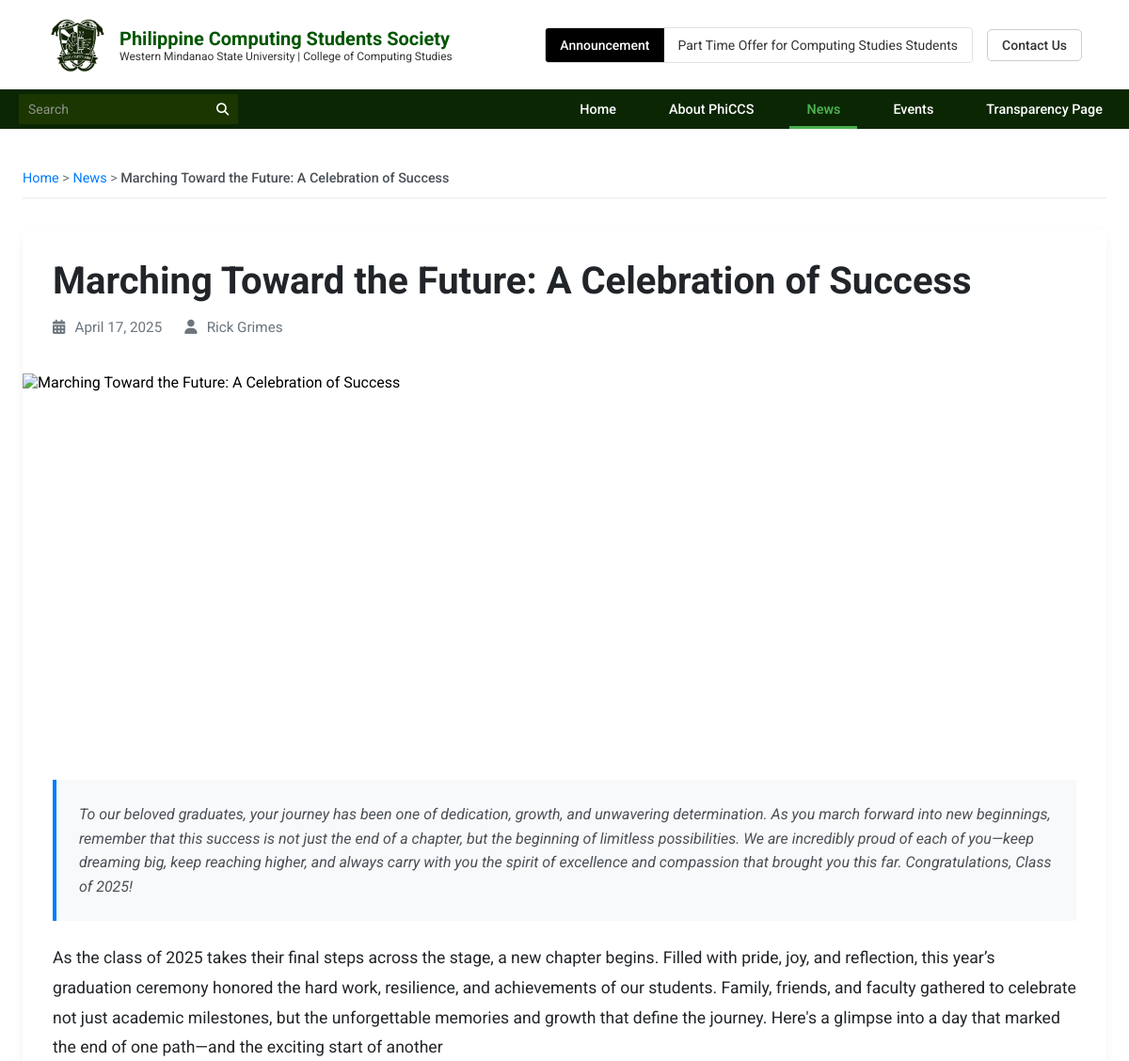
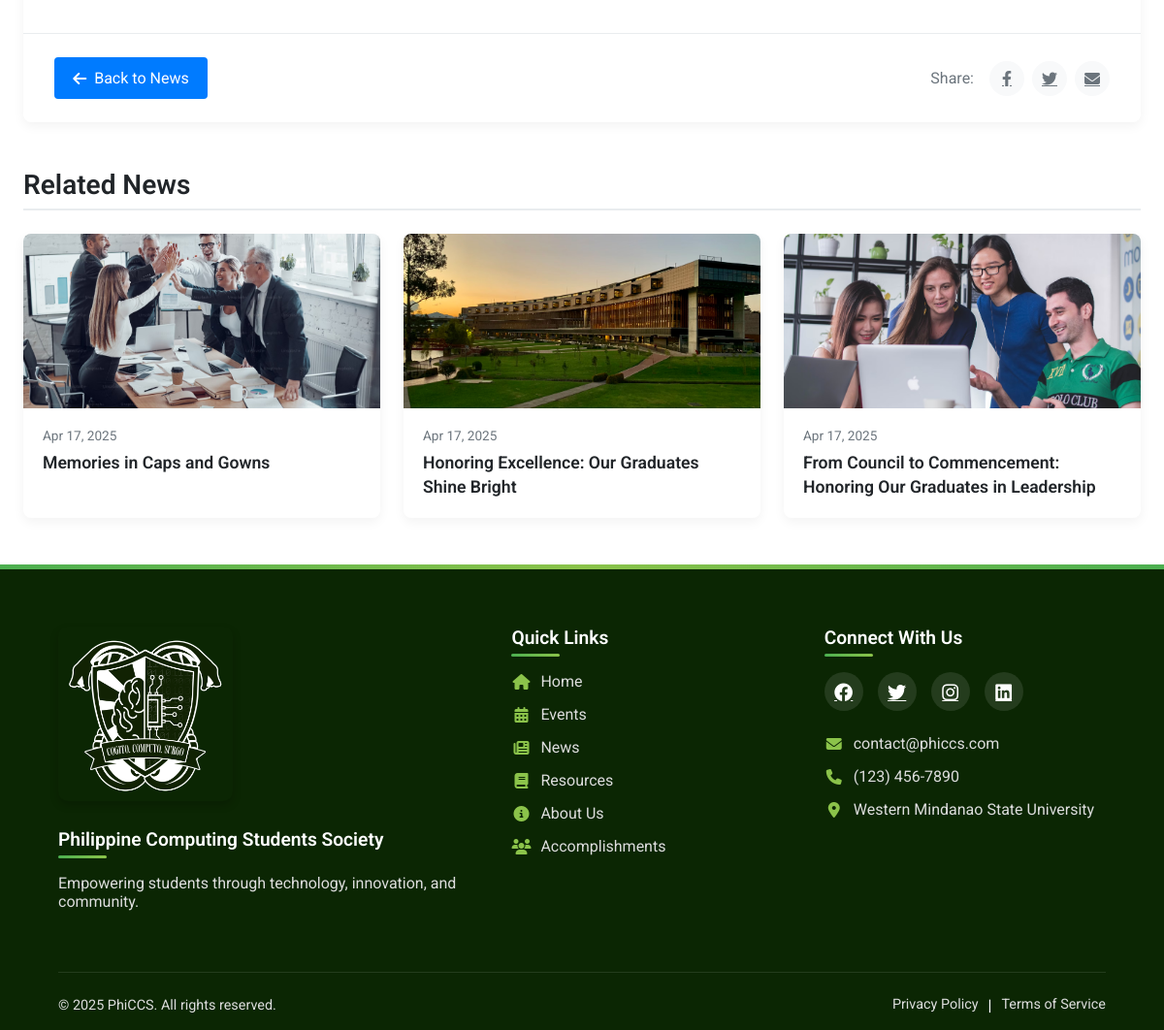
The page /views/user/news-detail.php?id=14 on the database its author committed (2 pictures, top to bottom).
### tables this page shows
CREATE TABLE `news` (
  `news_id` int(11) NOT NULL,
  `news_title` varchar(255) NOT NULL,
  `news_description` text DEFAULT NULL,
  `message` text DEFAULT NULL,
  `category` varchar(255) NOT NULL,
  `image` longtext DEFAULT NULL,
  `news_date` date DEFAULT NULL,
  `created_at` datetime DEFAULT current_timestamp(),
  `created_by` int(11) DEFAULT NULL,
  `updated_at` datetime DEFAULT current_timestamp() ON UPDATE current_timestamp(),
  `updated_by` int(11) DEFAULT NULL,
  `author` varchar(255) DEFAULT NULL,
  `is_latest` tinyint(1) DEFAULT 0
);

### classes/newsClass.php (called while the page is built, shortened)
<?php
require_once 'databaseClass.php';
class NewsClass {
    private $connection;
    public function __construct() {
        $database = new Database();
        $this->connection = $database->connect();
    }
    public function fetchNewsByAdmin() {
        try {
            $query = "
                SELECT
                    n.news_id,
                    n.news_title,
                    n.news_description,
                    n.message,
                    n.category,
                    n.image,
                    n.news_date,
                    n.created_at,
                    n.author,
                    n.is_latest
                FROM
                    news n
                ORDER BY
                    n.created_at DESC
            ";
            $statement = $this->connection->prepare($query);
            $statement->execute();
            return $statement->fetchAll(PDO::FETCH_ASSOC);
        } catch (PDOException $exception) {
            error_log("Error fetching news: " . $exception->getMessage());
            return [];
        }
    }
    public function getNewsById($newsId) {
        $sql = "SELECT * FROM news WHERE news_id = :news_id";
        $stmt = $this->connection->prepare($sql);
        $stmt->bindParam(':news_id', $newsId);
        $stmt->execute();
        return $stmt->fetch(PDO::FETCH_ASSOC);
    }
}

### classes/databaseClass.php (called while the page is built)
<?php
class Database{
    protected $connection;
    function connect(){
        try {
            $this->connection = new PDO("mysql:host=localhost;dbname=phicss","root","");
        } catch (PDOException $e) {
            echo "ERROR MESSAGE: " . $e->getMessage();
        }
        return $this->connection;
    }
}
?>

### views/user/news-detail.php (the view, shortened to what this page needs)
<?php
include_once '../../includes/header.php';
require_once '../../classes/newsClass.php';
$newsId = intval($_GET['id']);
$newsClass = new NewsClass();
$newsItem = $newsClass->getNewsById($newsId);
$formattedDate = date('F d, Y', strtotime($newsItem['news_date']));
$defaultImage = $base_url . 'assets/images/default.png';
$imagePath = $base_url . 'assets/images/' . htmlspecialchars($newsItem['image']);
?>
<link rel="stylesheet" href="<?php echo $base_url; ?>css/news-detail.css">
<div class="container news-detail-container">
    <div class="breadcrumb">
        <a href="<?php echo $base_url; ?>">Home</a> &gt;
        <a href="<?php echo $base_url; ?>views/user/news.php">News</a> &gt;
        <span><?php echo htmlspecialchars($newsItem['news_title']); ?></span>
    </div>
    <article class="news-article">
        <header>
            <h1 class="news-title"><?php echo htmlspecialchars($newsItem['news_title']); ?></h1>
            <div class="news-meta">
                <span class="news-date"><i class="fas fa-calendar-alt"></i> <?php echo $formattedDate; ?></span>
                <span class="news-author"><i class="fas fa-user"></i> <?php echo htmlspecialchars($newsItem['author']); ?></span>
            </div>
        </header>
        <div class="news-featured-image">
            <img src="<?php echo $imagePath; ?>" alt="<?php echo htmlspecialchars($newsItem['news_title']); ?>" onerror="this.src='<?php echo $defaultImage; ?>'">
        </div>
        <div class="news-content">
            <?php if (!empty($newsItem['message'])): ?>
            <div class="news-message">
                <blockquote>
                    <?php echo nl2br(htmlspecialchars($newsItem['message'])); ?>
                </blockquote>
            </div>
            <?php endif; ?>
            <div class="news-description">
                <?php echo nl2br(htmlspecialchars($newsItem['news_description'])); ?>
            </div>
        </div>
        <footer class="news-footer">
            <div class="news-navigation">
                <a href="<?php echo $base_url; ?>views/user/news.php" class="btn btn-primary">
                    <i class="fas fa-arrow-left"></i> Back to News
                </a>
                <div class="news-share">
                    <span>Share:</span>
                    <a href="https://www.facebook.com/sharer/sharer.php?u=<?php echo urlencode($_SERVER['REQUEST_URI']); ?>" target="_blank" class="share-btn facebook">
                        <i class="fab fa-facebook-f"></i>
                    </a>
                    <a href="https://twitter.com/intent/tweet?url=<?php echo urlencode($_SERVER['REQUEST_URI']); ?>&text=<?php echo urlencode($newsItem['news_title']); ?>" target="_blank" class="share-btn twitter">
                        <i class="fab fa-twitter"></i>
                    </a>
                    <a href="mailto:?subject=<?php echo urlencode($newsItem['news_title']); ?>&body=<?php echo urlencode('Check out this news: ' . $_SERVER['REQUEST_URI']); ?>" class="share-btn email">
                        <i class="fas fa-envelope"></i>
                    </a>
                </div>
            </div>
        </footer>
    </article>
    <div class="related-news">
        <h3>Related News</h3>
        <div class="related-news-container">
            <?php
            $relatedNews = $newsClass->fetchNewsByAdmin();
            $count = 0;
            foreach ($relatedNews as $related) {
                if ($related['news_id'] == $newsId || $count >= 3) continue;
                $relatedDate = date('M d, Y', strtotime($related['news_date']));
                $relatedImagePath = $base_url . 'assets/images/' . htmlspecialchars($related['image']);
            ?>
            <div class="related-news-item">
                <div class="related-news-image">
                    <img src="<?php echo $relatedImagePath; ?>" alt="<?php echo htmlspecialchars($related['news_title']); ?>" onerror="this.src='<?php echo $defaultImage; ?>'">
                </div>
                <div class="related-news-content">
                    <div class="related-news-date"><?php echo $relatedDate; ?></div>
                    <h4 class="related-news-title">
                        <a href="<?php echo $base_url; ?>views/user/news-detail.php?id=<?php echo $related['news_id']; ?>">
                            <?php echo htmlspecialchars($related['news_title']); ?>
                        </a>
                    </h4>
                </div>
            </div>
            <?php
                $count++;
            }
            ?>
        </div>
    </div>
</div>
<?php
include_once '../../includes/footer.php';
?>

### css/header.css (style rules this page uses)
* { margin: 0; padding: 0; box-sizing: border-box; font-family: 'Roboto', sans-serif; }
body { overflow-x: hidden; width: 100%; margin: 0; padding: 0; font-family: 'Roboto', sans-serif; }
header { width: 100%; margin: 0; padding: 0; position: relative; z-index: 1000; background-color: white; transition: all 0.3s ease; }

### css/news-detail.css (style rules this page uses)
.news-detail-container { max-width: 1200px; margin: 2rem auto; padding: 0 1.5rem; font-family: 'Roboto', sans-serif; }
.breadcrumb { margin-bottom: 2rem; padding: 0.75rem 0; font-size: 0.9rem; color: #6c757d; border-bottom: 1px solid #e9ecef; }
.breadcrumb a { color: #007bff; text-decoration: none; transition: color 0.2s; }
.breadcrumb span { color: #495057; font-weight: 500; }
.news-article { background-color: #fff; border-radius: 8px; box-shadow: 0 4px 12px rgba(0, 0, 0, 0.05); overflow: hidden; margin-bottom: 2.5rem; }
.news-article header { padding: 2rem 2rem 1rem; }
.news-title { font-size: 2.5rem; font-weight: 700; line-height: 1.2; margin-bottom: 1rem; color: #212529; }
.news-meta { display: flex; flex-wrap: wrap; gap: 1.5rem; color: #6c757d; font-size: 0.95rem; margin-bottom: 1.5rem; }
.news-meta i { margin-right: 0.4rem; }
.news-featured-image { width: 100%; height: 400px; overflow: hidden; position: relative; }
.news-featured-image img { width: 100%; height: 100%; object-fit: cover; transition: transform 0.3s ease; }
.news-content { padding: 2rem; }
.news-message { margin-bottom: 1.5rem; }
.news-message blockquote { padding: 1.5rem; background-color: #f8f9fa; border-left: 4px solid #007bff; font-style: italic; color: #495057; line-height: 1.6; margin: 0 0 1.5rem; }
.news-description { color: #212529; line-height: 1.8; font-size: 1.1rem; }
.news-footer { padding: 1.5rem 2rem; border-top: 1px solid #e9ecef; }
.news-navigation { display: flex; justify-content: space-between; align-items: center; flex-wrap: wrap; gap: 1rem; }
.btn { display: inline-flex; align-items: center; padding: 0.6rem 1.2rem; font-size: 1rem; line-height: 1.5; border-radius: 0.25rem; text-decoration: none; transition: all 0.2s; }
.btn i { margin-right: 0.5rem; }
.btn-primary { background-color: #007bff; color: #fff; border: none; }
.news-share { display: flex; align-items: center; gap: 0.5rem; }
.news-share span { color: #6c757d; margin-right: 0.5rem; }
.share-btn { display: inline-flex; justify-content: center; align-items: center; width: 36px; height: 36px; border-radius: 50%; background-color: #f8f9fa; color: #6c757d; transition: all 0.2s; }
.related-news { margin-top: 3rem; }
.related-news h3 { font-size: 1.75rem; font-weight: 600; margin-bottom: 1.5rem; color: #212529; padding-bottom: 0.5rem; border-bottom: 2px solid #e9ecef; }
.related-news-container { display: grid; grid-template-columns: repeat(auto-fill, minmax(300px, 1fr)); gap: 1.5rem; }
.related-news-item { background-color: #fff; border-radius: 8px; box-shadow: 0 4px 12px rgba(0, 0, 0, 0.05); overflow: hidden; transition: transform 0.3s ease, box-shadow 0.3s ease; }
.related-news-image { width: 100%; height: 180px; overflow: hidden; }
.related-news-image img { width: 100%; height: 100%; object-fit: cover; transition: transform 0.3s ease; }
.related-news-content { padding: 1.25rem; }
.related-news-date { font-size: 0.85rem; color: #6c757d; margin-bottom: 0.5rem; }
.related-news-title { font-size: 1.1rem; font-weight: 600; line-height: 1.4; margin: 0; }
.related-news-title a { color: #212529; text-decoration: none; transition: color 0.2s; }

### rows shown on the page
news: news_title "Marching Toward the Future: A Celebration of Success", news_date "April 17, 2025", author "Rick Grimes", message "To our beloved graduates, your journey has been one of dedication, growth, and unwavering determination. As you march forward into new beginnings, remember that this success is not just the end of a chapter, but the beginning of limitless possibilities. We are incredibly proud of each of you—keep dreaming big, keep reaching higher, and always carry with you the spirit of excellence and compassion that brought you this far. Congratulations, Class of 2025!", news_description "As the class of 2025 takes their final steps across the stage, a new chapter begins. Filled with pride, joy, and reflection, this year’s graduation ceremony honored the hard work, resilience, and achievements of our students. Family, friends, and faculty gathered to celebrate not just academic milestones, but the unforgettable memories and growth that define the journey. Here's a glimpse into a day that marked the end of one path—and the exciting start of another"
news: image (picture), news_date "Apr 17, 2025", news_title "Memories in Caps and Gowns"
news: image (picture), news_date "Apr 17, 2025", news_title "Honoring Excellence: Our Graduates Shine Bright"
news: image (picture), news_date "Apr 17, 2025", news_title "From Council to Commencement: Honoring Our Graduates in Leadership"
